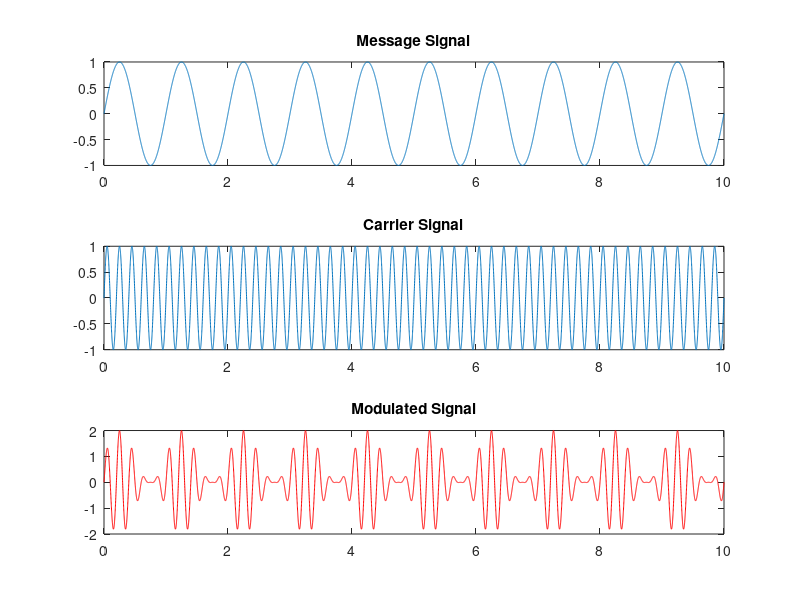

Write the MATLAB code that produced this figure.
amp_carrier = 1;
amp_message = 1;
frequency_carrier = 5;
frequency_message = 1;

T = 10;
t = 0:0.001:T;

message = amp_message.*sin(2*pi*frequency_message*t);
subplot(3, 1, 1);
plot(t, message);

title('Message Signal');
carrier = amp_carrier.*sin(2*pi*frequency_carrier*t);
subplot(3, 1, 2);
plot(t, carrier);
title('Carrier Signal');
modulated = (amp_carrier + message).*carrier;
subplot(3, 1, 3);
plot(t, modulated, 'r');
title('Modulated Signal');

